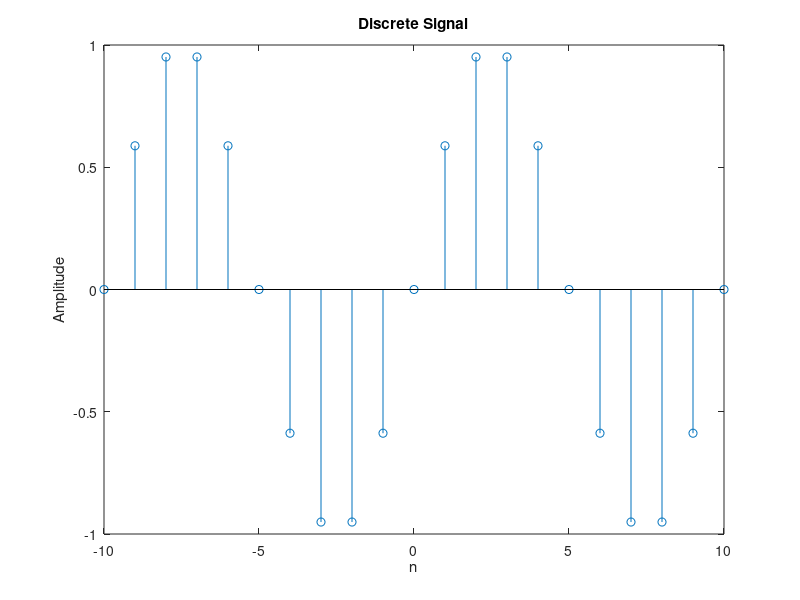

The MATLAB source for this figure:
% Discrete time indices
clc
n = -10:10;

% Discrete signal (example: sine wave)
discrete_signal = sin(0.2 * pi * n);

% Plotting
stem(n, discrete_signal);
title('Discrete Signal');
xlabel('n');
ylabel('Amplitude');
